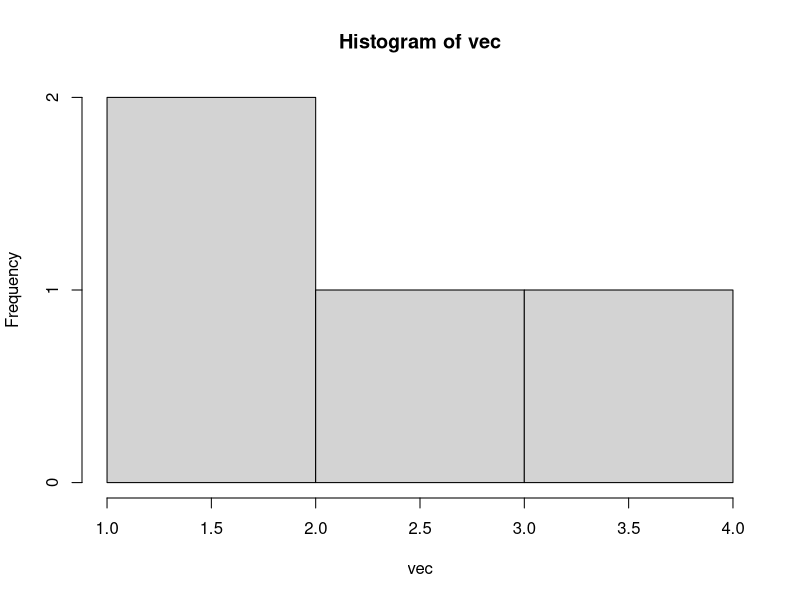

R code for this plot:
# Introduction to R notes
# Joshua Mehlman, MATH

var = 4
invisible(var) # wow, that sux!


vec = c(1,2,3,4)
mean(vec)
mean(c(1,2,4,6,7,9,3,4,6,3))

#Table of how many for each number
table(c(1,1,5,2,3,4,5,1))

summary(vec) #min, 1st quart, median, mean 3rd, max

hist(vec)


vec + 5 # adds 5 to each member

seq = 1:5

revSec = 7: -3
mean(seq)

vec[3] # the 3rd
vec[2:4] 

getwd()
setwd('/home/josh/Documents/MATH_324')

foo = read.csv('baseballstats.csv', header=T)
cat = foo$cat
team = foo$Team
